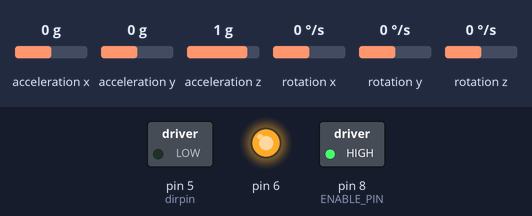
The sketch below on a simulated Arduino Uno, built with avr-gcc and run on an emulated ATmega328P. Shown: switched loads named in the sketch (green lamp = pin HIGH), output pins drawn as LEDs (lit = HIGH). Wiring (inferred from the names in the program): MPU-6050 motion sensor at I2C address 0x68. The test bench sets the inputs (shaded band); at power-on: rotation y 0 °/s, rotation z 0 °/s, acceleration x 0 g, acceleration y 0 g, acceleration z 1 g, rotation x 0 °/s. Pins used as bus, display or sensor lines are not drawn.

Above: at 8.9 s.
9.0 s: rotation y set to -20 °/s
12.0 s: rotation y set to -23 °/s
At 12.7 s:
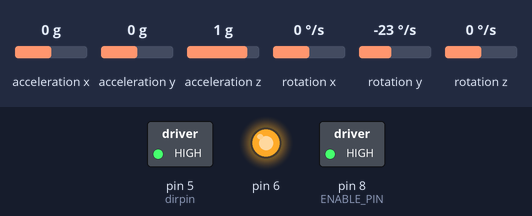
13.7 s: rotation z set to -192 °/s
At 16.2 s:
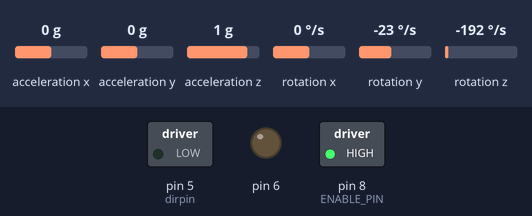
Timing chart, 0 to 17.7 s (numbered marks = the images above; inputs shaded):
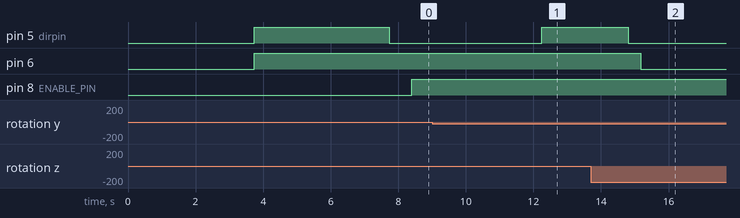

Measured:
- the behaviour switches between -21 and -22 °/s on rotation y (found by bisection; images 0 and 1)
- after the input at 9.0 s, every drawn part: stays the same
- after the input at 13.7 s, pin 5 (dirpin): HIGH → LOW after 1.1 s; pin 6: HIGH → LOW after 1.5 s instead of 3.5 s

The sketch:

Dual_Axis_Inverted_Pendulum.ino
```cpp
///////////////////////////// IMU ///////////////////////////

#include <Wire.h>

volatile float Ax, Ay, Az;
volatile float Axcal = -756;
volatile float Aycal = -3247-55;
volatile float Azcal = 90;

volatile float Gx, Gy, Gz;
volatile float Gxcal = 0, Gycal = 0, Gzcal = 0;
float dt = 0.004;

volatile bool GAsync = false;
volatile bool calibrated = false;
int getridof;

volatile float roll = 0, pitch = 0;
volatile float accvector = 0, accroll = 0, accpitch = 0;

volatile float P = 0.9996; //gyro
volatile float p = 0;   //acc filter in its own

unsigned long timer = 0;  //unsigned
unsigned long timeresolution = 4000;

float delete_this_u_idiot = 0.8*0.0174533 * 0.6;

void setupsensor()
{
  //Activate the MPU-6050
  Wire.beginTransmission(0x68);                                        //Start communicating with the MPU-6050
  Wire.write(0x6B);                                                    //Send the requested starting register
  Wire.write(0x00);                                                    //Set the requested starting register
  Wire.endTransmission();                                              //End the transmission
  //Configure the accelerometer (+/-8g)
  Wire.beginTransmission(0x68);                                        //Start communicating with the MPU-6050
  Wire.write(0x1C);                                                    //Send the requested starting register
  Wire.write(0x10);                                                    //Set the requested starting register
  Wire.endTransmission();                                              //End the transmission
  //Configure the gyro (500dps full scale)
  Wire.beginTransmission(0x68);                                        //Start communicating with the MPU-6050
  Wire.write(0x1B);                                                    //Send the requested starting register
  Wire.write(0x08);                                                    //Set the requested starting register
  Wire.endTransmission();                                              //End the transmission
}

void calibrate()
{
  for (int i = 0; i < 2000 ; i++)
  {
    readvalues();
    Gxcal += Gx;
    Gycal += Gy;
    Gzcal += Gz;
  }
  Gxcal /= 2000.;
  Gycal /= 2000.;
  Gzcal /= 2000.;
  calibrated = true;
}

void readvalues()
{
  Wire.beginTransmission(0x68);                                        //Start communicating with the MPU-6050
  Wire.write(0x3B);                                                    //Send the requested starting register
  Wire.endTransmission();                                              //End the transmission
  Wire.requestFrom(0x68,14);                                           //Request 14 bytes from the MPU-6050
  while(Wire.available() < 14);                                        //Wait until all the bytes are received
  Ax = Wire.read()<<8|Wire.read();                                     //Add the low and high byte to the acc_x variable
  Ay = Wire.read()<<8|Wire.read();                                     //Add the low and high byte to the acc_y variable
  Az = Wire.read()<<8|Wire.read();                                     //Add the low and high byte to the acc_z variable
  getridof = Wire.read()<<8|Wire.read();                            //Add the low and high byte to the temperature variable
  Gx = Wire.read()<<8|Wire.read();                                     //Add the low and high byte to the gyro_x variable
  Gy = Wire.read()<<8|Wire.read();                                     //Add the low and high byte to the gyro_y variable
  Gz = Wire.read()<<8|Wire.read();                                     //Add the low and high byte to the gyro_z variable

  Ax += Axcal;
  Ay += Aycal;
  Az += Azcal;

  //due to sensor settings and converting to rad/sec
  Gx *= PI/11790.;
  Gy *= PI/11790.;
  Gz *= PI/11790.;

  if(calibrated)
  {
    Gx -= Gxcal;
    Gy -= Gycal;
    Gz -= Gzcal;
  }
}

void calculate()
{
  if(GAsync)
  {
    accroll = p*accroll + (1-p)*(atan(Ay/Ax));
    accpitch = p*accpitch + (1-p)*(atan(Az/Ax));
    roll = P * (roll - Gz * dt) + (1-P) * accroll;// + pitch * sin(Gx * dt);
    pitch = P * (pitch + Gy * dt) + (1-P) * accpitch;// - roll * sin(Gx * dt);

  }
  else
  {
    accvector = sqrt(pow(Ax,2)+pow(Ay,2)+pow(Az,2));
    roll = asin(Ay/accvector);
    pitch = asin(Az/accvector);
    GAsync = true;
  }
}
///////////////////////////////// stepper control /////////////////////////

#define pinOfPin(P)\
  (((P)>=0&&(P)<8)?&PIND:(((P)>7&&(P)<14)?&PINB:&PINC))
#define pinIndex(P)((uint8_t)(P>13?P-14:P&7))
#define pinMask(P)((uint8_t)(1<<pinIndex(P)))
#define isLow(P)((*(pinOfPin(P))& pinMask(P))==0)

#define ENABLE_PIN 8

#define TI1_ON             TIMSK1 |= (1 << OCIE1A);
#define TI1_OFF            TIMSK1 &= ~(1 << OCIE1A);

#define A_STEP_HIGH        PORTD |= B00000100;
#define A_STEP_LOW         PORTD &= ~B00000100;

#define B_STEP_HIGH        PORTD |= B00001000;
#define B_STEP_LOW         PORTD &= ~B00001000;

#define minspeed 15//15 prevents the motor from jerking //when PIDp = 0 then c = minspeed
#define maxspeed 1000//13*64//other is way faster!!!!                                    //1000 if shit goes sideways was 800
#define frequencyreduction 10

#define Kpc 0.21
#define Kic 0.0001//0001        not to mess with: p=0.21 i=0.0001 d=0.011
#define Kdc 0.011//.2

float Sc = 0;
float Ec = 0;
float Pcterm;
float PIDc;


#define Kpp 15000//40000//9000   not to mess with: p=15000 i=400 d=500
#define Kip 400//100
#define Kdp 500//300

float ROLL, PITCH;
float Sp = 0;
float Ep = 0;
float Ppterm;
float PIDp;

volatile bool failed = false;
volatile int OCR1A0 = 0;
volatile int motortostep;

struct stepper
{
  int dirpin;
  volatile bool dir;
  volatile long stepcount = 0;
  volatile long control = 0; //ticks since last step
  volatile long delta = 0; //ticks since last step
  volatile float speed0; //PID of motor if axes were aligned
  volatile float actualspeed;
  volatile float c;
  float oldEc = 0;
  float oldEp = 0;
  int counter = 0;
  float Dcterm = 0;
  float Dpterm = 0;
  float Icterm = 0;
  float Ipterm = 0;
};

struct stepper motor[2];

void balance ()
{
  //setting roll and pitch values as constants throughout the calculations
  readvalues();
  calculate();

  ROLL = roll;//+ delete_this_u_idiot); //get rid of -
  PITCH = -(pitch + delete_this_u_idiot);

//  Serial.print(-300);
//  Serial.print(", ");
//  Serial.print(300);
//  Serial.print(", ");
//  Serial.println(ROLL * 1800./PI);

  // if axis werent in H bridge motorspeeds

  PIDcart (sqrt(2) * (motor[0].stepcount + motor[1].stepcount), 0);
  PIDpendulum (ROLL, 0);

    //OPTIONAL
//  if(fabs(PIDp) < 8)  //adding deadband
//    PIDp = 0;

  motor[0].speed0 = PIDp;

  PIDcart (sqrt(2) * (motor[1].stepcount - motor[0].stepcount), 1);
  PIDpendulum (PITCH, 1);

  //OPTIONAL
//  if(fabs(PIDp) < 8)  //adding deadband
//    PIDp = 0;

  motor[1].speed0 = PIDp;

  // H bridge compensation

  motor[0].actualspeed = motor[0].speed0 - motor[1].speed0;
  motor[1].actualspeed = motor[0].speed0 + motor[1].speed0;

  //direction of motors
  dir(0);
  dir(1);

  // multiply by 64 since i changed the prescaler from 64 to 1
  motor[0].c = 514718.54 / (fabs(motor[0].actualspeed) + minspeed); //64 * 2560.*PI = 514718.54
  motor[1].c = 514718.54 / (fabs(motor[1].actualspeed) + minspeed);

//  Serial.print(-10000);
//  Serial.print(", ");
//  Serial.print(10000);
//  Serial.print(", ");
//  Serial.print(motor[0].actualspeed);
//  Serial.print(", ");
//  Serial.println(motor[1].actualspeed);

  while(timer > micros());
  timer += timeresolution;
}

void PIDcart (float distance, int i)
{
  Ec = Sc - (distance/4200.)*2*0.0075*PI; //converting x to meters
  Pcterm = Kpc * Ec;
  motor[i].Icterm += Kic * Ec;
  motor[i].Dcterm = Kdc * (Ec - motor[i].oldEc) / dt;
  PIDc = Pcterm + motor[i].Icterm + motor[i].Dcterm;
  motor[i].oldEc = Ec;
}
void PIDpendulum (float angle, int i)
{
  Sp = 0 - PIDc;
  Ep = Sp - angle;
  Ppterm = Kpp * Ep;
  motor[i].Ipterm += Kip * Ep;
//  Dpterm = Kdp * (Ep - oldEp) / dt;
//  oldEp = Ep;
  if(fabs(Ep - motor[i].oldEp) > 0.000025 && motor[i].counter >= frequencyreduction) //adding low pass frequency filter, 0.000025 works great
  {
    motor[i].Dpterm = Kdp * (Ep - motor[i].oldEp) / (dt*frequencyreduction);
    motor[i].oldEp = Ep;
    motor[i].counter = 0;
  }
  else
    motor[i].counter++;

  PIDp = Ppterm + motor[i].Ipterm + motor[i].Dpterm;
}
void dir (int i)
{
  if(0. <= motor[i].actualspeed && !motor[i].dir)//dirchange
  {
     motor[i].dir = true;
     digitalWrite(motor[i].dirpin, HIGH);
  }
  else if(0. > motor[i].actualspeed && motor[i].dir)
  {
     motor[i].dir = false;
     digitalWrite(motor[i].dirpin, LOW);
  }
}
void STEP (int i)
{
  if(motor[i].actualspeed != 0 && motor[i].stepcount < 7200 && motor[i].stepcount > -7200) //still balancing
  {
    if(motor[i].dir)
      motor[i].stepcount++;
    else
      motor[i].stepcount--;

    if(i == 0)
    {
      A_STEP_HIGH
      A_STEP_LOW
    }
    else
    {
      B_STEP_HIGH
      B_STEP_LOW
    }
  }
  else if (motor[i].stepcount >= 7200 || motor[i].stepcount <= -7200)
  {
    failed = true;
    digitalWrite(ENABLE_PIN, HIGH);
  }
}


ISR(TIMER1_COMPA_vect)
{
  OCR1A = 15999999; //freeze it

  //step
  if(motortostep != 2)
  {
    STEP(motortostep);
  }
  else
  {
    STEP(0);
    STEP(1);
  }

  //set inner timer to 0 again
  TCNT1 = 0;

  motor[0].delta = motor[0].c - motor[0].control;
  motor[1].delta = motor[1].c - motor[1].control;

  if(motor[0].delta == motor[1].delta)
  {
    OCR1A0 = motor[0].delta;
    motor[0].control = 0;
    motor[1].control = 0;
    motortostep = 2;
  }
  else if(motor[0].delta > motor[1].delta)
  {
    OCR1A0 = motor[1].delta;
    motor[0].control += OCR1A0;
    motor[1].control = 0;
    motortostep = 1;
  }
  else
  {
    OCR1A0 = motor[0].delta;
    motor[0].control = 0;
    motor[1].control += OCR1A0;
    motortostep = 0;
  }

  if(OCR1A0 < maxspeed)
    OCR1A0 = maxspeed;

  //if program takes longer to run than delay needed
  if(OCR1A0 < TCNT1)
    OCR1A0 = TCNT1 * 1.1;

  OCR1A = OCR1A0;
}

///////////////////////////////// setup and loop /////////////////////////

void setup()
{
  Wire.begin();
  setupsensor();
  calibrate();

  motor[0].dirpin = 5;
  motor[1].dirpin = 6;

  pinMode(motor[0].dirpin, OUTPUT);
  pinMode(motor[1].dirpin, OUTPUT);


  pinMode(2, OUTPUT);
  pinMode(3, OUTPUT);

  pinMode(ENABLE_PIN, OUTPUT);

  digitalWrite(ENABLE_PIN, HIGH);

  //setting up interrupt system
  noInterrupts();
  TCCR1A = 0;
  TCCR1B = 0;
  TCNT1  = 0;
  OCR1A = 0;
  TCCR1B |= (1 << WGM12);

  // Set CS12, CS11 and CS10 bits for 1 prescaler
  TCCR1B |= (0 << CS12) | (0 << CS11) | (1 << CS10);

  interrupts();

//  Serial.begin(1000000);
//  while (!Serial);

  motor[0].dir = true;
  digitalWrite(motor[0].dirpin, HIGH);

  motor[1].dir = true;
  digitalWrite(motor[1].dirpin, HIGH);

  digitalWrite(ENABLE_PIN, LOW);

  delay(4000);

  timer = micros();
}


void loop() {
  TI1_ON
  while(true)
  {
    balance();
  }
}

//    Serial.print(-300);
//    Serial.print(", ");
//    Serial.print(motor[1].speed0);
//    Serial.print(", ");
//    Serial.println(64 * 2560.*PI/(fabs(motor[0].speed0) + minspeed));


//OCR1A = 50000; //freeze until this program runs
//
//  STEP(0);
//  STEP(1);
//
//  if(motor[0].c < maxspeed)
//      motor[0].c = maxspeed;
//  TCNT1 = 0;
//  OCR1A = motor[0].c;

// at the start of the program to make sure it has time to start
//int problem = 0;
//bool done = false;
//    if(!done)
//    {
//      if(problem == 0)
//      {
//        TI1_ON
//        done = true;
//      }
//      problem++;
//    }


// probably only for troubleshooting (in balance() after roll and pitch were established)
//  x0 = motor[0].stepcount;
//  y0 = motor[1].stepcount;
//  x = (x0 + y0)/2;
//  y = (x0 - y0)/2;

//from the end of isr
//  if(OCR1A0 < maxspeed)
//    OCR1A0 = maxspeed;

//  if(OCR1A0 > TCNT1)
//  {
//    OCR1A0 -= TCNT1;
//  }
//  else
//  {
//    OCR1A0 = 200;
//  }
```
